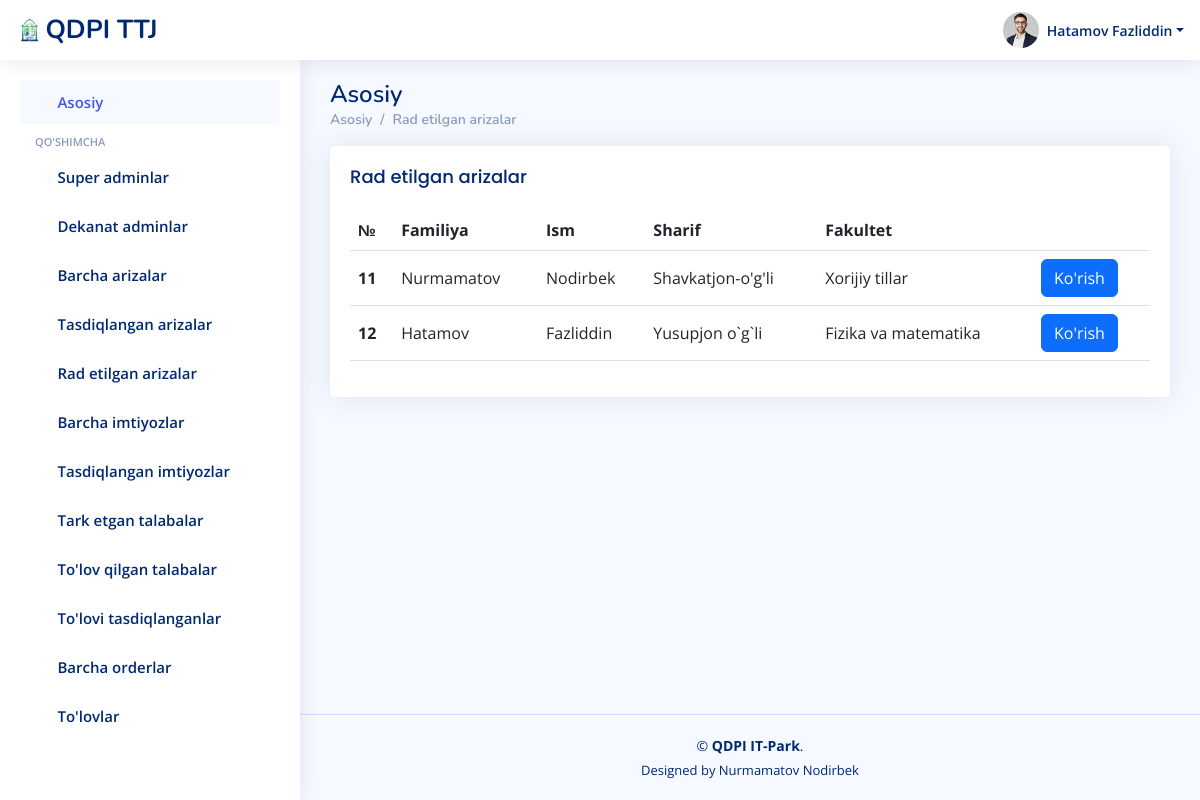
The page /ariza/radetilgan/ (signed in) on the database its author committed.
### users/models.py (models this page shows)
class User(AbstractUser):
    id = models.UUIDField(primary_key=True, default=uuid.uuid4, unique=True, editable=False)
    sharif = models.CharField(max_length=100)
    lavozim = models.CharField(max_length=100)
    fakultet = models.CharField(max_length=100, blank=True)
    parol = models.CharField(max_length=100)

### ariza/models.py (models this page shows)
class Ariza(models.Model):
    talaba_id = models.CharField(max_length=100)
    first_name = models.CharField(max_length=100)
    last_name = models.CharField(max_length=100)
    sharif = models.CharField(max_length=100)
    viloyat = models.CharField(max_length=100)
    tuman = models.CharField(max_length=100)
    kocha = models.CharField(max_length=100)
    fakultet = models.CharField(max_length=100)
    yonalish = models.CharField(max_length=100)
    kurs    = models.CharField(max_length=100)
    pasport_serya_raqam = models.CharField(max_length=100)
    pasport_rasm = models.FileField(upload_to='rasmlar/')
    xulosa = models.CharField(max_length=1000, blank=True)
    tasdiqlash = models.CharField(max_length=100, blank=True)
    sana = models.DateTimeField(auto_now_add=True)

### ariza/views.py (the view)
# urls.py: path('radetilgan/', radetilgan, name='radetilgan'),
@csrf_exempt
def radetilgan(request):
    talabalar = User.objects.filter(lavozim='talaba')
    data = Ariza.objects.filter(tasdiqlash = 'radetildi')
    contex = {
        'data':data,
        'talabalar':talabalar,
    }
    return render(request,  'dekanatadmin/radetilgan.html', contex)

### templates/dekanatadmin/radetilgan.html (shortened to what this page needs)
{% load static %}
<!DOCTYPE html>
<html lang="en">
<head>
  <link href="{% static '/assets/vendor/bootstrap/css/bootstrap.min.css' %}" rel="stylesheet">
  <link href="{% static '/assets/vendor/bootstrap-icons/bootstrap-icons.css' %}" rel="stylesheet">
  <link href="{% static '/assets/vendor/simple-datatables/style.css' %}" rel="stylesheet">
  <link href="{% static '/assets/css/style.css' %}" rel="stylesheet">
</head>
<body>
  <header id="header" class="header fixed-top d-flex align-items-center">
    <div class="d-flex align-items-center justify-content-between">
      <a href="{% url 'home' %}" class="logo d-flex align-items-center">
        <img src="{% static '/assets/img/logo.png' %}" alt="">
        <span class="d-none d-lg-block">QDPI TTJ</span>
      </a>
      <i class="bi bi-list toggle-sidebar-btn"></i>
    </div>
    <nav class="header-nav ms-auto">
      <ul class="d-flex align-items-center">
        <li class="nav-item dropdown pe-3">
          <a class="nav-link nav-profile d-flex align-items-center pe-0" href="{% url 'home' %}" data-bs-toggle="dropdown">
            <img src="{% static '/assets/img/profile-img.jpg' %}" alt="Profile" class="rounded-circle">
            <span class="d-none d-md-block dropdown-toggle ps-2">{{user.last_name}} {{user.first_name}}</span>
          </a>
        </li>
      </ul>
    </nav>
  </header>
  <aside id="sidebar" class="sidebar">
    <ul class="sidebar-nav" id="sidebar-nav">
      <li class="nav-item">
        <a class="nav-link " href="{% url 'home' %}">
          <i class="bi bi-grid"></i>
          <span>Asosiy</span>
        </a>
      </li>
      <li class="nav-heading">Qo'shimcha</li>
      <li class="nav-item">
        <a class="nav-link collapsed" href="{% url 'superadminlar' %}">
          <i class="bi bi-person-fill"></i>
          <span>Super adminlar</span>
        </a>
      </li>
      <li class="nav-item">
        <a class="nav-link collapsed" href="{% url 'dekanatadminlar' %}">
          <i class="bi bi-person"></i>
          <span>Dekanat adminlar</span>
        </a>
      </li>
      <li class="nav-item">
        <a class="nav-link collapsed" href="{% url 'barcha_arizalar' %}">
          <i class="bi bi-envelope"></i>
          <span>Barcha arizalar</span>
        </a>
      </li>
      <li class="nav-item">
        <a class="nav-link collapsed" href="{% url 'tasdiqlangan' %}">
          <i class="bi bi-person-check-fill"></i>
          <span>Tasdiqlangan arizalar</span>
        </a>
      </li>
      <li class="nav-item">
        <a class="nav-link collapsed" href="{% url 'radetilgan' %}">
          <i class="bi bi-person-x-fill"></i>
          <span>Rad etilgan arizalar</span>
        </a>
      </li>
      <li class="nav-item">
        <a class="nav-link collapsed" href="{% url 'imtiyozli_arizalar' %}">
          <i class="bi bi-file-medical"></i>
          <span>Barcha imtiyozlar</span>
        </a>
      </li>
      <li class="nav-item">
        <a class="nav-link collapsed" href="{% url 'tasdiqlangan_imtiyozli_arizalar' %}">
          <i class="bi bi-journal-check"></i>
          <span>Tasdiqlangan imtiyozlar</span>
        </a>
      </li>
      <li class="nav-item">
        <a class="nav-link collapsed" href="{% url 'tark_etgan_talaba' %}">
          <i class="bi bi-house-x-fill"></i>
          <span>Tark etgan talabalar</span>
        </a>
      </li>
      <li class="nav-item">
        <a class="nav-link collapsed" href="{% url 'barcha_tolovlar' %}">
          <i class="bi bi-cash-coin"></i>
          <span>To'lov qilgan talabalar</span>
        </a>
      </li>
      <li class="nav-item">
        <a class="nav-link collapsed" href="{% url 'tasdiqlangan_tolov' %}">
          <i class="bi bi-check2-all"></i>
          <span>To'lovi tasdiqlanganlar</span>
        </a>
      </li>
      <li class="nav-item">
        <a class="nav-link collapsed" href="{% url 'barcha_orderlar' %}">
          <i class="bi bi-bookmark-star"></i>
          <span>Barcha orderlar</span>
        </a>
      </li>
      <li class="nav-item">
        <a class="nav-link collapsed" href="{% url 'hisob_varoq' %}">
          <i class="bi bi-wallet2"></i>
          <span>To'lovlar</span>
        </a>
      </li>
    </ul>
  </aside>
  <main id="main" class="main">
    <div class="pagetitle">
      <h1>Asosiy</h1>
      <nav>
        <ol class="breadcrumb">
          <li class="breadcrumb-item"><a href="{% url 'home' %}">Asosiy</a></li>
          <li class="breadcrumb-item active"><a href="{% url 'home' %}">Rad etilgan arizalar</a></li>
        </ol>
      </nav>
    </div>
    <section class="section dashboard">
      <div class="row">
        <div class="col-lg-12">
          <div class="card">
            <div class="card-body">
              <div class="d-flex align-items-center justify-content-between">
                <h5 class="card-title">Rad etilgan arizalar</h5>
              </div>
              <table class="table datatable">
                <thead>
                  <tr>
                    <th scope="col">№</th>
                    <th scope="col">Familiya</th>
                    <th scope="col">Ism</th>
                    <th scope="col">Sharif</th>
                    <th scope="col">Fakultet</th>
                    <th></th>
                  </tr>
                </thead>
                <tbody>
                  {% for d in data %}
                  <tr>
                    <th scope="row">{{d.id}}</th>
                    <td>{{d.last_name}}</td>
                    <td>{{d.first_name}}</td>
                    <td>{{d.sharif}}</td>
                    <td>{{d.fakultet}}</td>
                    <td><a class="btn btn-primary" href="{% url 'tasdiqlangan_malumotlar' d.talaba_id %}">Ko'rish</a></td>
                  </tr>
                  {% endfor %}
                </tbody>
              </table>
            </div>
          </div>
        </div>
      </div>
    </section>
  </main>
  <footer id="footer" class="footer">
    <div class="copyright">
      &copy; <strong><span>QDPI IT-Park</span></strong>.
    </div>
    <div class="credits">
      Designed by Nurmamatov Nodirbek
    </div>
  </footer>
</body>
</html>

### static/assets/css/style.css (style rules this page uses)
:root { scroll-behavior: smooth; }
html, body { display: flex; flex-direction: column; height: 100%; }
body { font-family: "Open Sans", sans-serif; background: #f6f9ff; color: #444444; }
.main { flex-grow: 1; }
a { color: #4154f1; text-decoration: none; }
h1, h2, h3, h4, h5, h6 { font-family: "Nunito", sans-serif; }
#main { margin-top: 60px; padding: 20px 30px; transition: all 0.3s; }
.pagetitle { margin-bottom: 10px; }
.pagetitle h1 { font-size: 24px; margin-bottom: 0; font-weight: 600; color: #012970; }
.card { margin-bottom: 30px; border: none; border-radius: 5px; box-shadow: 0px 0 30px rgba(1, 41, 112, 0.1); }
.card-title { padding: 20px 0 15px 0; font-size: 18px; font-weight: 500; color: #012970; font-family: "Poppins", sans-serif; }
.card-body { padding: 0 20px 20px 20px; }
.breadcrumb { font-size: 14px; font-family: "Nunito", sans-serif; color: #899bbd; font-weight: 600; }
.breadcrumb a { color: #899bbd; transition: 0.3s; }
.breadcrumb .breadcrumb-item::before { color: #899bbd; }
.breadcrumb .active { color: #51678f; font-weight: 600; }
.logo { line-height: 1; }
@media (min-width: 1200px) { .logo { width: 280px; } }
.logo img { max-height: 26px; margin-right: 6px; }
.logo span { font-size: 26px; font-weight: 700; color: #012970; font-family: "Nunito", sans-serif; }
.header { transition: all 0.5s; z-index: 997; height: 60px; box-shadow: 0px 2px 20px rgba(1, 41, 112, 0.1); background-color: #fff; padding-left: 20px; }
.header .toggle-sidebar-btn { font-size: 32px; padding-left: 10px; cursor: pointer; color: #012970; }
.header-nav ul { list-style: none; }
.header-nav>ul { margin: 0; padding: 0; }
.header-nav .nav-profile { color: #012970; }
.header-nav .nav-profile img { max-height: 36px; }
.header-nav .nav-profile span { font-size: 14px; font-weight: 600; }
.sidebar { position: fixed; top: 60px; left: 0; bottom: 0; width: 300px; z-index: 996; transition: all 0.3s; padding: 20px; overflow-y: auto; scrollbar-width: thin; scrollbar-color: #aab7cf transparent; box-shadow: 0px 0px 20px rgba(1, 41, 112, 0.1); background-color: #fff; }
@media (min-width: 1200px) { #main, #footer { margin-left: 300px; } }
.sidebar-nav { padding: 0; margin: 0; list-style: none; }
.sidebar-nav li { padding: 0; margin: 0; list-style: none; }
.sidebar-nav .nav-item { margin-bottom: 5px; }
.sidebar-nav .nav-heading { font-size: 11px; text-transform: uppercase; color: #899bbd; font-weight: 600; margin: 10px 0 5px 15px; }
.sidebar-nav .nav-link { display: flex; align-items: center; font-size: 15px; font-weight: 600; color: #4154f1; transition: 0.3; background: #f6f9ff; padding: 10px 15px; border-radius: 4px; }
.sidebar-nav .nav-link i { font-size: 16px; margin-right: 10px; color: #4154f1; }
.sidebar-nav .nav-link.collapsed { color: #012970; background: #fff; }
.sidebar-nav .nav-link.collapsed i { color: #899bbd; }
.footer { padding: 20px 0; font-size: 14px; transition: all 0.3s; border-top: 1px solid #cddfff; }
.footer .copyright { text-align: center; color: #012970; }
.footer .credits { padding-top: 5px; text-align: center; font-size: 13px; color: #012970; }
th, td { vertical-align: middle !important; }

### rows shown on the page
User: last_name "Hatamov", first_name "Fazliddin"
Ariza: id "11", last_name "Nurmamatov", first_name "Nodirbek", sharif "Shavkatjon-o'g'li", fakultet "Xorijiy tillar"
Ariza: id "12", last_name "Hatamov", first_name "Fazliddin", sharif "Yusupjon o`g`li", fakultet "Fizika va matematika"
